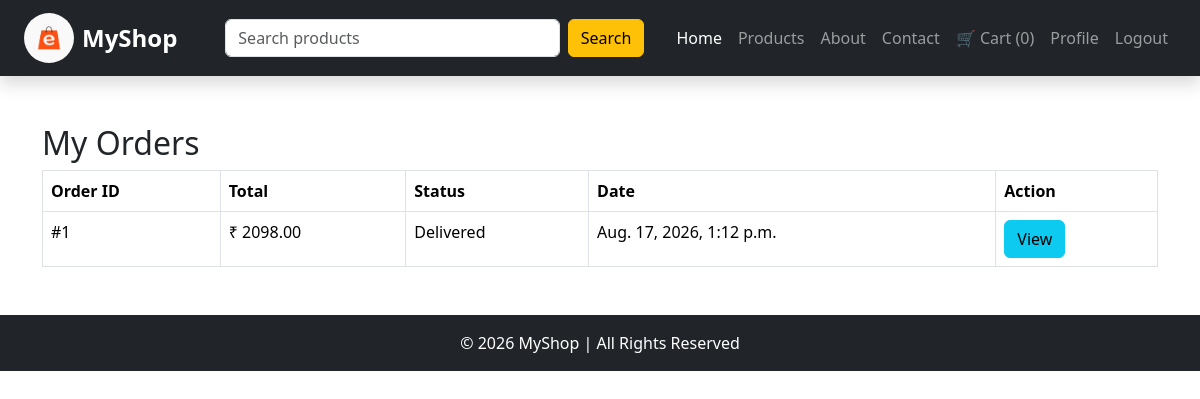
The app's page /my-orders/ (signed in) with its own data.
### storeapp/models.py (models this page shows, shortened)
class Order(models.Model):
    STATUS = (
        ('Pending', 'Pending'),
        ('Confirmed', 'Confirmed'),
        ('Shipped', 'Shipped'),
        ('Delivered', 'Delivered'),
        ('Cancelled', 'Cancelled'),
    )
    customer = models.ForeignKey(
        Customer,
        on_delete=models.CASCADE
    )
    total_amount = models.DecimalField(
        max_digits=10,
        decimal_places=2,
        default=0
    )
    status = models.CharField(
        max_length=20,
        choices=STATUS,
        default='Pending'
    )
    created_at = models.DateTimeField(
        auto_now_add=True
    )

### storeapp/views.py (the view)
# urls.py: path('my-orders/', views.my_orders, name='my_orders'),
@login_required
def my_orders(request):
    try:
        customer = Customer.objects.get(user=request.user)
        orders = Order.objects.filter(customer=customer)
    except Customer.DoesNotExist:
        orders = []
    return render(
        request,
        "my_orders.html",
        {
            "orders": orders
        }
    )

### storeapp/context_processors.py (called while the page is built)
def cart_count(request):
    cart = request.session.get('cart', {})
    count = sum(cart.values())
    return {
        'cart_count': count
    }

### storeapp/templates/my_orders.html
{% extends 'base.html' %}
{% block content %}
<div class="container mt-5">
<h2>My Orders</h2>
<table class="table table-bordered">
<tr>
<th>Order ID</th>
<th>Total</th>
<th>Status</th>
<th>Date</th>
<th>Action</th>
</tr>
{% for order in orders %}
<tr>
<td>#{{ order.id }}</td>
<td>₹ {{ order.total_amount }}</td>
<td>{{ order.status }}</td>
<td>{{ order.created_at }}</td>
<td>
<a
href="{% url 'order_detail' order.id %}"
class="btn btn-info">
View
</a>
</td>
</tr>
{% endfor %}
</table>
</div>
{% endblock %}

### records on screen
Order: id "1", total_amount "2098.00", status "Delivered", created_at "Aug. 17, 2026, 1:12 p.m."

### other values on screen
{{ cart_count }} "0"
